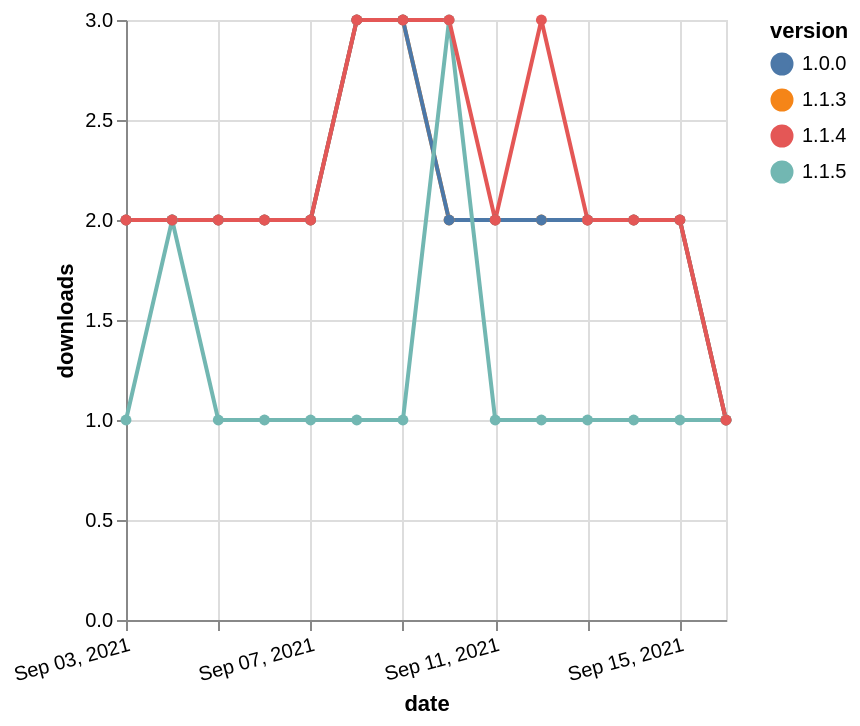

Write the Vega-Lite specification saved for this chart.
### Vega-Lite specification from a JSON file in a GitHub repository (floating-point values rounded to 4 significant figures)
{"$schema": "https://vega.github.io/schema/vega-lite/v5.json", "description": "A simple bar chart with embedded data.", "data": {"values": [{"date": "2021-09-03", "total": 2261, "delta": 2, "version": "1.1.3"}, {"date": "2021-09-04", "total": 2263, "delta": 2, "version": "1.1.3"}, {"date": "2021-09-05", "total": 2265, "delta": 2, "version": "1.1.3"}, {"date": "2021-09-06", "total": 2267, "delta": 2, "version": "1.1.3"}, {"date": "2021-09-07", "total": 2269, "delta": 2, "version": "1.1.3"}, {"date": "2021-09-08", "total": 2272, "delta": 3, "version": "1.1.3"}, {"date": "2021-09-09", "total": 2275, "delta": 3, "version": "1.1.3"}, {"date": "2021-09-10", "total": 2277, "delta": 2, "version": "1.1.3"}, {"date": "2021-09-11", "total": 2279, "delta": 2, "version": "1.1.3"}, {"date": "2021-09-12", "total": 2281, "delta": 2, "version": "1.1.3"}, {"date": "2021-09-13", "total": 2283, "delta": 2, "version": "1.1.3"}, {"date": "2021-09-14", "total": 2285, "delta": 2, "version": "1.1.3"}, {"date": "2021-09-15", "total": 2287, "delta": 2, "version": "1.1.3"}, {"date": "2021-09-16", "total": 2288, "delta": 1, "version": "1.1.3"}, {"date": "2021-09-03", "total": 2528, "delta": 2, "version": "1.0.0"}, {"date": "2021-09-04", "total": 2530, "delta": 2, "version": "1.0.0"}, {"date": "2021-09-05", "total": 2532, "delta": 2, "version": "1.0.0"}, {"date": "2021-09-06", "total": 2534, "delta": 2, "version": "1.0.0"}, {"date": "2021-09-07", "total": 2536, "delta": 2, "version": "1.0.0"}, {"date": "2021-09-08", "total": 2539, "delta": 3, "version": "1.0.0"}, {"date": "2021-09-09", "total": 2542, "delta": 3, "version": "1.0.0"}, {"date": "2021-09-10", "total": 2544, "delta": 2, "version": "1.0.0"}, {"date": "2021-09-11", "total": 2546, "delta": 2, "version": "1.0.0"}, {"date": "2021-09-12", "total": 2548, "delta": 2, "version": "1.0.0"}, {"date": "2021-09-13", "total": 2550, "delta": 2, "version": "1.0.0"}, {"date": "2021-09-14", "total": 2552, "delta": 2, "version": "1.0.0"}, {"date": "2021-09-15", "total": 2554, "delta": 2, "version": "1.0.0"}, {"date": "2021-09-16", "total": 2555, "delta": 1, "version": "1.0.0"}, {"date": "2021-09-03", "total": 322, "delta": 1, "version": "1.1.5"}, {"date": "2021-09-04", "total": 324, "delta": 2, "version": "1.1.5"}, {"date": "2021-09-05", "total": 325, "delta": 1, "version": "1.1.5"}, {"date": "2021-09-06", "total": 326, "delta": 1, "version": "1.1.5"}, {"date": "2021-09-07", "total": 327, "delta": 1, "version": "1.1.5"}, {"date": "2021-09-08", "total": 328, "delta": 1, "version": "1.1.5"}, {"date": "2021-09-09", "total": 329, "delta": 1, "version": "1.1.5"}, {"date": "2021-09-10", "total": 332, "delta": 3, "version": "1.1.5"}, {"date": "2021-09-11", "total": 333, "delta": 1, "version": "1.1.5"}, {"date": "2021-09-12", "total": 334, "delta": 1, "version": "1.1.5"}, {"date": "2021-09-13", "total": 335, "delta": 1, "version": "1.1.5"}, {"date": "2021-09-14", "total": 336, "delta": 1, "version": "1.1.5"}, {"date": "2021-09-15", "total": 337, "delta": 1, "version": "1.1.5"}, {"date": "2021-09-16", "total": 338, "delta": 1, "version": "1.1.5"}, {"date": "2021-09-03", "total": 2452, "delta": 2, "version": "1.1.4"}, {"date": "2021-09-04", "total": 2454, "delta": 2, "version": "1.1.4"}, {"date": "2021-09-05", "total": 2456, "delta": 2, "version": "1.1.4"}, {"date": "2021-09-06", "total": 2458, "delta": 2, "version": "1.1.4"}, {"date": "2021-09-07", "total": 2460, "delta": 2, "version": "1.1.4"}, {"date": "2021-09-08", "total": 2463, "delta": 3, "version": "1.1.4"}, {"date": "2021-09-09", "total": 2466, "delta": 3, "version": "1.1.4"}, {"date": "2021-09-10", "total": 2469, "delta": 3, "version": "1.1.4"}, {"date": "2021-09-11", "total": 2471, "delta": 2, "version": "1.1.4"}, {"date": "2021-09-12", "total": 2474, "delta": 3, "version": "1.1.4"}, {"date": "2021-09-13", "total": 2476, "delta": 2, "version": "1.1.4"}, {"date": "2021-09-14", "total": 2478, "delta": 2, "version": "1.1.4"}, {"date": "2021-09-15", "total": 2480, "delta": 2, "version": "1.1.4"}, {"date": "2021-09-16", "total": 2481, "delta": 1, "version": "1.1.4"}]}, "width": "container", "mark": {"type": "line", "point": {"filled": true}}, "encoding": {"x": {"field": "date", "type": "temporal", "timeUnit": "yearmonthdate", "title": "date", "axis": {"labelAngle": -15}}, "y": {"field": "delta", "type": "quantitative", "title": "downloads"}, "color": {"field": "version", "type": "nominal"}, "tooltip": {"field": "delta"}}}
